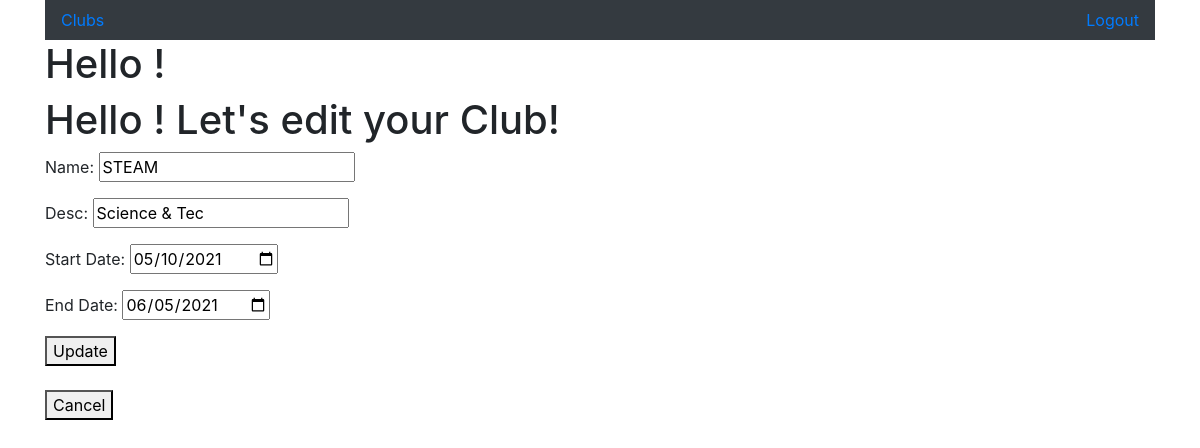
The page /clubs/edit/5 on the database as committed earlier.
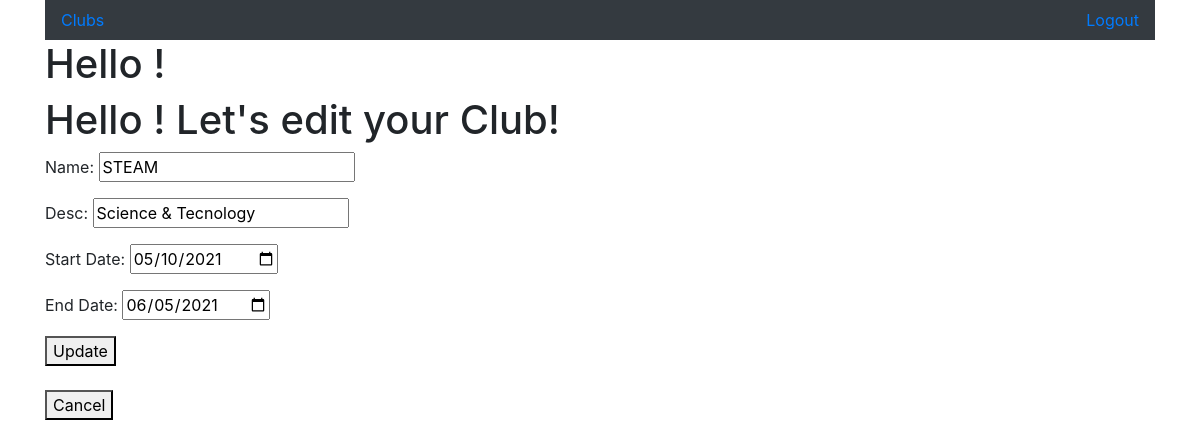
The same page on the database as committed later.
### clubapp/models.py (models this page shows)
class Club(models.Model):
    name = models.CharField(max_length=255)
    desc = models.TextField()
    date_start = models.DateTimeField()
    date_end = models.DateTimeField()
    owner = models.ForeignKey(User, related_name = "clubs",on_delete=models.CASCADE)
    joined = models.ManyToManyField(User, related_name = "joined_clubs")
    created_at = models.DateTimeField(auto_now_add=True)
    updated_at = models.DateTimeField(auto_now=True)
    objects= ClubManager()

### clubapp/views.py (the view)
# urls.py: path('clubs/edit/<int:id>', views.edit),
def edit(request,id):
    context={
        'club':Club.objects.get(id=id)
    }
    return render(request,"edit.html",context)

### clubapp/templates/edit.html (shortened to what this page needs)
{% extends "base.html" %}
{% block content %}
    <div >
        <h1 > Hello {{user.first_name}} {{user.last_name}}! Let's edit your Club!</h1>
    </div>
    <form action="/clubs/{{club.id}}/update" method="POST">
        <div id="form">
            <p>Name: <input type="text" name="name" value="{{club.name}}"></p>
            <p>Desc: <input type="text" name="desc" value="{{club.desc}}"></p>
            <p>Start Date: <input type="date" name="date_start" value="{{club.date_start|date:'Y-m-d'}}"></p>
            <p>End Date: <input type="date" name="date_end" value="{{club.date_end|date:'Y-m-d'}}"></p>
            <button type="submit" >Update</button> <br> <br>
        </div>
    </form>
    <a href="/clubs"> <button >Cancel</button></a>
{% endblock content %}

Rows that differ between the two databases and show on the page:
changed Club "STEAM": desc "Science & Tec" → "Science & Tecnology"
